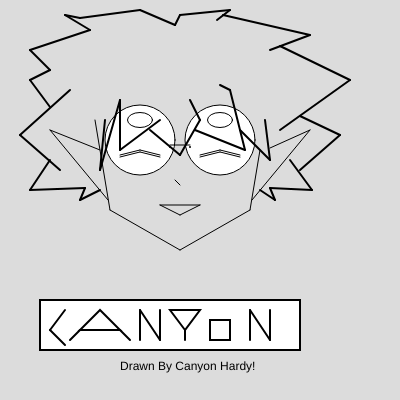
Frame 1 (no input)
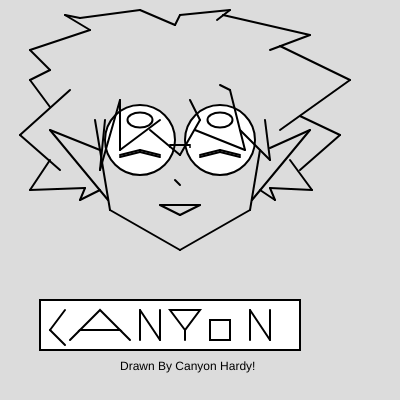
Frame 60 (no input)
Frame 120 (the mouse pressed at the canvas centre since frame 60): identical to frame 60, image omitted

The p5.js sketch that drew these frames (run headless with seeded random() and noise() and a simulated clock; from frame 60 on, the mouse is pressed at the canvas centre):

// p5.js sketch
// ── sketch.js
function setup() {
    createCanvas(400,400);
}
function draw() {
    background(220);
    circle(140,140,70);
    circle(220,140,70);

    line(260,150,250,210);
    line(95,120, 110, 210);
    line(110,210, 180,250);
    line(180,250, 250, 210);

    line(160,205,200,205);
    line(160,205, 180, 215);
    line(200,205, 180, 215);

    line(170, 145, 190, 145);


    line(120, 157, 140, 152);
    line(140,152, 160, 157);
    line(120, 155, 140, 150);
    line(140,150, 160, 155);


    line(200, 155, 220, 150);
    line(220, 150, 240, 155);
    line(200, 157, 220, 152);
    line(220, 152, 240, 157);

    ellipse(220,120, 25,15);
    ellipse(140, 120, 25,15);

    line(175, 180, 180, 185);

    line(270, 148, 310, 130);
    line(310,130, 252, 200);

    line(100, 150, 50, 130);
    line(50, 130, 108, 200);

    strokeWeight(2);
    point(170, 147);
    point(190, 147);

    line(180, 155, 200, 120);
    line(190, 100, 200, 120);
    line(180, 155, 150, 130);
    
    line(160, 120, 120, 150);
    line(120, 150, 120, 100);

    line(120,100, 100, 170);
    line(105, 120, 100, 170);

    line(195, 130,245, 150);
    line(230, 90, 245, 150);
    line(230, 90, 220, 85);

    line(240, 130, 270, 160);
    line(270, 160, 265, 120);

    line(175, 25, 180, 15);
    line(180, 15, 230, 10);
    line(230, 10, 217, 20);

    line(223, 15, 310, 35);
    line(310, 35, 270, 50);

    line(280, 46, 350, 80);
    line(350, 80, 280, 130);



    line(300, 116, 340, 135);
    line(340, 135, 300, 170);
    
    line(290, 160, 312, 190);
    line(312, 190, 270, 188);

    line(270, 188, 275, 200);
    line(275, 200, 260, 190);

   
    line(70, 90, 20, 135);
    line(20, 135, 60, 170);
    
    line(50, 160, 30, 190);
    line(30, 190, 85, 188);

    line(85, 188, 80, 200);
    line(80, 200, 100, 190);

    line(175, 25, 140, 10);
    line(140, 10, 80, 18);
    line(80, 18, 65, 15);
    line(65, 15, 90, 30);

    line(90, 30, 30, 50);
    line(30,50, 50, 70);

    line(50,70, 30, 80);
    line(30, 80, 50, 107);

    rect(40, 300, 260, 50)

    line(65, 310, 50, 330);
    line(50, 330, 65, 345);

    triangle(100, 310, 80, 330, 120, 330);
    line(80, 330, 70, 340);
    line(120, 330, 130, 340);
    
    line(140, 340, 140, 310);
    line(140, 310, 160, 340);
    line(160, 340, 160, 310);

    triangle(185, 330, 170, 310, 200, 310);
    line(185, 330, 185, 340);

    square( 210, 320, 20);

    line(250, 340, 250, 310);
    line(250, 310, 270, 340);
    line(270, 340, 270, 310);

    text('Drawn By Canyon Hardy!', 120, 370)

}
// ── sketch.html
<html>
    <head>
    <script src="sketch.js"></script>
    <script src="p5/lib/p5.min.js"></script>
    </head>
    <body>
<h1>
    Canyons Self Portrait in P5js!
</h1>
<style>
    body{background-color: lavenderblush;}
    h1{color:slateblue}
</style>
        
    </body>
</html>
